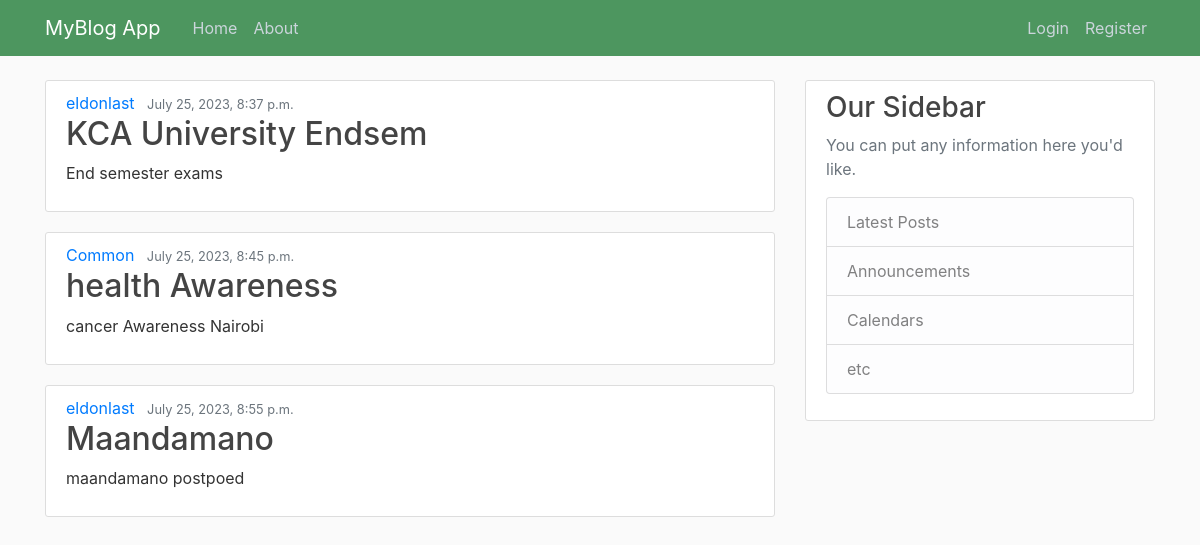
The page / on the database its author committed.
### blogg/models.py (models this page shows, shortened)
class Post(models.Model):
    title=models.CharField(max_length=100)
    content= models.TextField()
    date_posted= models.DateTimeField(default=timezone.now)
    author= models.ForeignKey(User, on_delete=models.CASCADE)

### blogg/views.py (the view)
# urls.py: 2. Add a URL to urlpatterns:  path('', views.home, name='home')
def home(request):
    context={
        'posts':Post.objects.all()
    }
    return render(request, 'blogg/home.html',context)

### blogg/templates/blogg/home.html
{% extends "blogg/base.html"%}
{% block content %}
  {% for post in posts %}
  <article class="media content-section">
    <div class="media-body">
      <div class="article-metadata">
        <a class="mr-2" href="#">{{ post.author }}</a>
        <small class="text-muted">{{ post.date_posted }}</small>
      </div>
      <h2><a class="article-title" href="#">{{ post.title }}</a></h2>
      <p class="article-content">{{ post.content }}</p>
    </div>
  </article>
  {% endfor %}
  {% endblock content %}

### blogg/templates/blogg/base.html (style rules this page uses)
h1, h2, h3, h4, h5, h6 { color: #444444; }
.content-section { background: #ffffff; padding: 10px 20px; border: 1px solid #dddddd; border-radius: 3px; margin-bottom: 20px; }
.article-title { color: #444444; }
.article-content { white-space: pre-line; }

### rows shown on the page
Post: author "eldonlast", date_posted "July 25, 2023, 8:37 p.m.", title "KCA University Endsem", content "End semester exams"
Post: author "Common", date_posted "July 25, 2023, 8:45 p.m.", title "health Awareness", content "cancer Awareness Nairobi"
Post: author "eldonlast", date_posted "July 25, 2023, 8:55 p.m.", title "Maandamano", content "maandamano postpoed"
